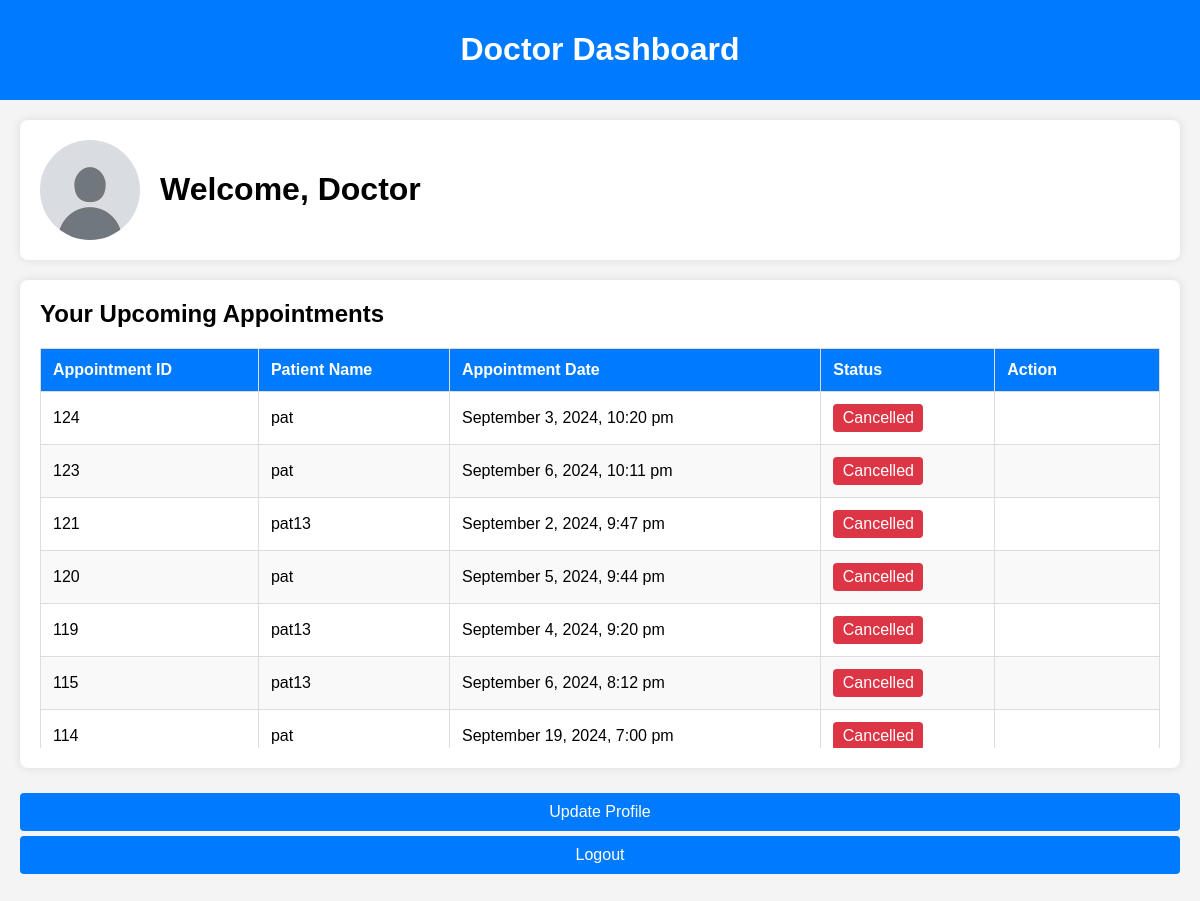
The page /doctor/doctor_dashboard.php (signed in) on the database its author committed.
### tables this page shows
CREATE TABLE `users` (
  `id` int(11) NOT NULL,
  `name` varchar(255) NOT NULL,
  `email` varchar(255) NOT NULL,
  `password` varchar(255) NOT NULL,
  `user_type` enum('admin','doctor','patient') NOT NULL,
  `created_at` timestamp NOT NULL DEFAULT current_timestamp(),
  `updated_at` timestamp NOT NULL DEFAULT current_timestamp() ON UPDATE current_timestamp(),
  `image` varchar(255) DEFAULT 'default_images/default.jpg'
);

CREATE TABLE `appointments` (
  `id` int(11) NOT NULL,
  `patient_id` int(11) NOT NULL,
  `doctor_id` int(11) NOT NULL,
  `appointment_date` datetime NOT NULL,
  `status` enum('Pending','Completed','Cancelled','Approved') DEFAULT 'Pending',
  `created_at` timestamp NOT NULL DEFAULT current_timestamp(),
  `updated_at` timestamp NOT NULL DEFAULT current_timestamp() ON UPDATE current_timestamp(),
  `patient_name` varchar(255) DEFAULT NULL,
  `doctor_name` varchar(255) DEFAULT NULL
);

CREATE TABLE `patients` (
  `id` int(11) NOT NULL,
  `user_id` int(11) DEFAULT NULL,
  `name` varchar(255) NOT NULL,
  `email` varchar(255) NOT NULL
);

### doctor/doctor_dashboard.php (the view, shortened to what this page needs)
<?php
include '../db.php';
$doctor_id = $_SESSION['user_id'];
$stmt = $pdo->prepare("SELECT image FROM users WHERE id = ?");
$stmt->execute([$doctor_id]);
$doctor = $stmt->fetch();
$profile_image = !empty($doctor['image']) ? $doctor['image'] : 'default.jpg';
$stmt = $pdo->prepare("
    SELECT a.id AS appointment_id, p.name AS patient_name, a.appointment_date, a.status
    FROM appointments a
    JOIN patients p ON a.patient_id = p.id
    JOIN doctors d ON a.doctor_id = d.id
    WHERE d.user_id = ?
    ORDER BY a.id DESC
");
$stmt->execute([$doctor_id]);
$appointments = $stmt->fetchAll();
?>
<!DOCTYPE html>
<html lang="en">
<head>
</head>
<body>
<div class="navbar">
    <h1>Doctor Dashboard</h1>
</div>
<div class="container">
    <div class="profile-card">
    <img src="../uploads/<?php echo htmlspecialchars($profile_image); ?>" alt="Profile Image">
        <div>
            <h1>Welcome, Doctor</h1>
        </div>
    </div>
    <div class="card">
        <h2>Your Upcoming Appointments</h2>
        <div class="table-wrapper">
            <table>
                <thead>
                    <tr>
                        <th>Appointment ID</th>
                        <th>Patient Name</th>
                        <th>Appointment Date</th>
                        <th>Status</th>
                        <th class="action-column">Action</th>
                    </tr>
                </thead>
                <tbody>
                    <?php if (!empty($appointments)): ?>
                        <?php foreach ($appointments as $appointment): ?>
                            <tr>
                                <td><?php echo htmlspecialchars($appointment['appointment_id']); ?></td>
                                <td><?php echo htmlspecialchars($appointment['patient_name']); ?></td>
                                <td><?php echo htmlspecialchars(date('F j, Y, g:i a', strtotime($appointment['appointment_date']))); ?></td>
                                <td><span class="status <?php echo htmlspecialchars($appointment['status']); ?>"><?php echo htmlspecialchars($appointment['status']); ?></span></td>
                                <td class="action-column">
                                </td>
                            </tr>
                        <?php endforeach; ?>
                    <?php else: ?>
                        <tr>
                            <td colspan="5" style="text-align: center;">No appointments found.</td>
                        </tr>
                    <?php endif; ?>
                </tbody>
            </table>
        </div>
    </div>
    <div class="dashboard-links">
        <a href="update_profile.php">Update Profile</a>
        <a href="../logout.php">Logout</a>
    </div>
</div>
</body>
</html>

### doctor/doctor_dashboard.php (style rules this page uses)
body { font-family: Arial, sans-serif; background-color: #f4f4f4; margin: 0; padding: 0; }
.navbar { background-color: #007bff; padding: 10px; color: white; text-align: center; }
.container { padding: 20px; max-width: 1200px; margin: 0 auto; display: flex; flex-direction: column; }
.profile-card { display: flex; align-items: center; background: #fff; padding: 20px; border-radius: 8px; box-shadow: 0 0 10px rgba(0, 0, 0, 0.1); margin-bottom: 20px; }
.profile-card img { border-radius: 50%; width: 100px; height: 100px; object-fit: cover; margin-right: 20px; }
.profile-card h1 { margin: 0; }
.card { background: #fff; padding: 20px; border-radius: 8px; box-shadow: 0 0 10px rgba(0, 0, 0, 0.1); margin-bottom: 20px; }
.card h2 { margin-top: 0; }
.dashboard-links a { display: block; padding: 10px; margin: 5px 0; background: #007bff; color: white; text-decoration: none; border-radius: 4px; text-align: center; }
.table-wrapper { margin-top: 20px; max-height: 400px; overflow-y: auto; }
table { width: 100%; border-collapse: collapse; border: 1px solid #ddd; }
th, td { padding: 12px; text-align: left; border: 1px solid #ddd; }
th { background-color: #007bff; color: white; font-weight: bold; }
tr:nth-child(even) { background-color: #f9f9f9; }
.status { padding: 5px; border-radius: 4px; color: white; text-align: center; display: inline-block; min-width: 80px; }
.status.Cancelled { background-color: #dc3545; }

### rows shown on the page
users: image (placeholder picture)
appointments: id "124", patient.name "pat", appointment_date "September 3, 2024, 10:20 pm", status "Cancelled"
appointments: id "123", patient.name "pat", appointment_date "September 6, 2024, 10:11 pm", status "Cancelled"
appointments: id "121", patient.name "pat13", appointment_date "September 2, 2024, 9:47 pm", status "Cancelled"
appointments: id "120", patient.name "pat", appointment_date "September 5, 2024, 9:44 pm", status "Cancelled"
appointments: id "119", patient.name "pat13", appointment_date "September 4, 2024, 9:20 pm", status "Cancelled"
appointments: id "115", patient.name "pat13", appointment_date "September 6, 2024, 8:12 pm", status "Cancelled"
appointments: id "114", patient.name "pat", appointment_date "September 19, 2024, 7:00 pm", status "Cancelled"
